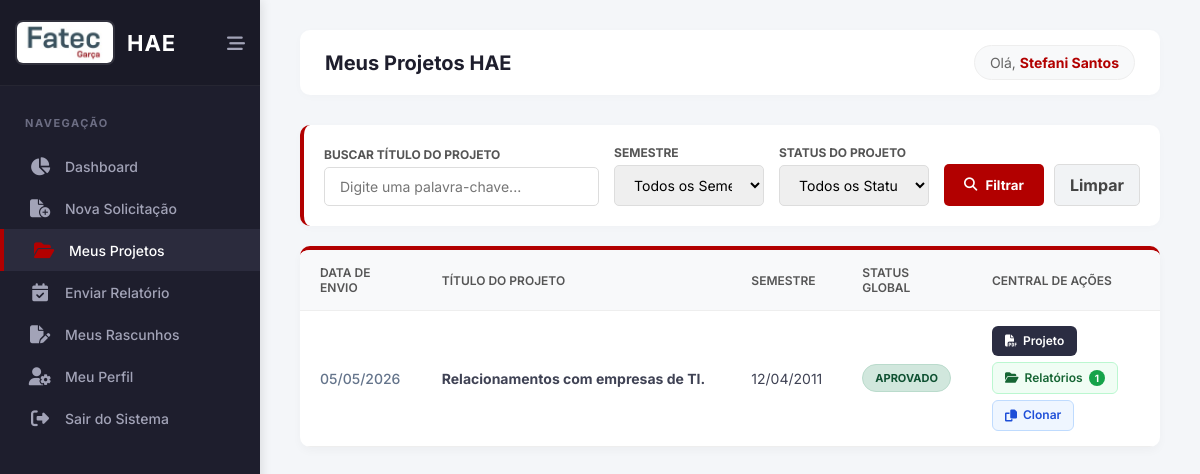
Page /meus_projetos.php (signed in) on the earlier database version.
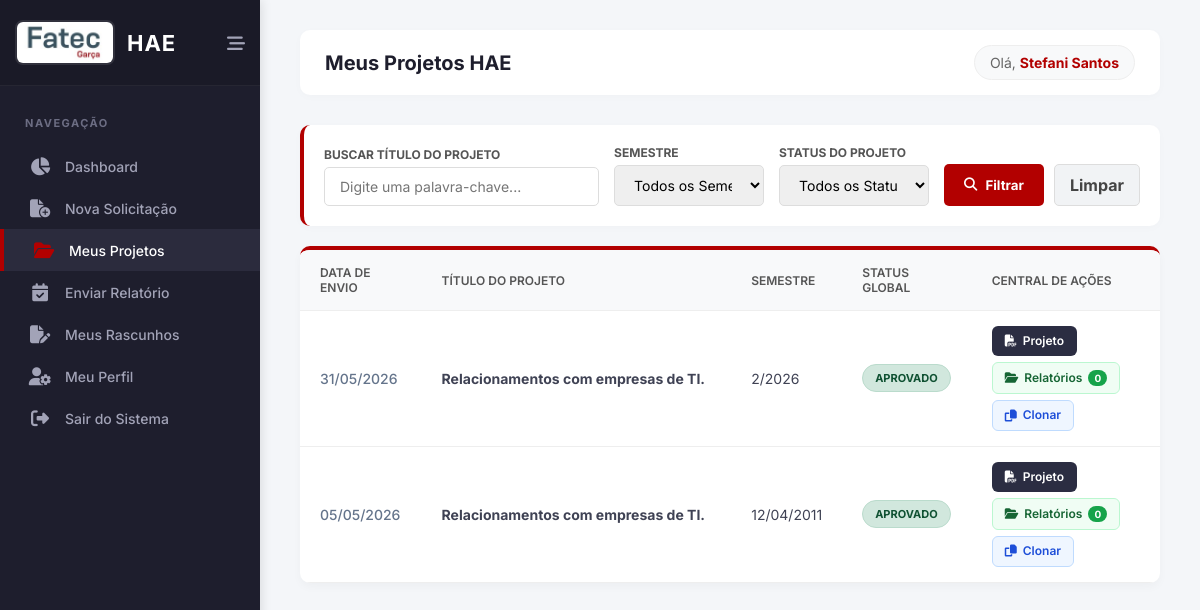
Same page on the later database version.
### tables this page shows
CREATE TABLE `solicitacoes_hae` (
  `id` int(11) NOT NULL,
  `professor_id` int(11) NOT NULL,
  `coordenador_alvo_id` int(11) DEFAULT NULL,
  `coordenador_indicado_id` int(11) DEFAULT NULL,
  `coordenador_id` int(11) DEFAULT NULL,
  `diretor_id` int(11) DEFAULT NULL,
  `parecer_coordenador` text DEFAULT NULL,
  `data_aprovacao_coordenador` date DEFAULT NULL,
  `data_parecer_coordenador` date DEFAULT NULL,
  `semestre` varchar(10) NOT NULL,
  `quantidade_horas` int(11) NOT NULL,
  `horas_aprovadas` int(11) DEFAULT NULL,
  `titulo_projeto` varchar(150) NOT NULL,
  `projeto_anterior` tinyint(1) DEFAULT 0,
  `nome_projeto_anterior` varchar(150) DEFAULT NULL,
  `objetivos_escola` text DEFAULT NULL,
  `horas_aula` int(11) NOT NULL,
  `horas_atividade` int(11) NOT NULL,
  `horas_especificas` int(11) NOT NULL,
  `total_semanal` int(11) NOT NULL,
  `total_mensal` int(11) NOT NULL,
  `categoria` varchar(255) NOT NULL,
  `justificativa` text NOT NULL,
  `objetivo` text NOT NULL,
  `metodologia` text NOT NULL,
  `envolvidos` text NOT NULL,
  `recursos_necessarios` set('Financeiro','Físico','Humano') NOT NULL,
  `detalhamento_recursos` text DEFAULT NULL,
  `cronograma` text NOT NULL,
  `resultados_esperados` text NOT NULL,
  `status_aprovacao` enum('Pendente','Aprovado','Rejeitado') DEFAULT 'Pendente',
  `status_coordenador` varchar(20) DEFAULT 'Pendente',
  `status_diretor` varchar(20) DEFAULT 'Pendente',
  `parecer_diretor` text DEFAULT NULL,
  `data_aprovacao_diretor` date DEFAULT NULL,
  `assinatura_coordenador` varchar(255) DEFAULT NULL,
  `assinatura_diretor` varchar(255) DEFAULT NULL,
  `data_criacao` timestamp NOT NULL DEFAULT current_timestamp()
);

### meus_projetos.php (the view, shortened to what the changed rows need)
<?php
require 'config/conexao.php';
$usuario_id = $_SESSION['usuario_id'];
$meses = [1 => 'Janeiro', 2 => 'Fevereiro', 3 => 'Março', 4 => 'Abril', 5 => 'Maio', 6 => 'Junho', 7 => 'Julho', 8 => 'Agosto', 9 => 'Setembro', 10 => 'Outubro', 11 => 'Novembro', 12 => 'Dezembro'];
$where = ["professor_id = ?"];
$params = [$usuario_id];
$sql_proj = "SELECT * FROM solicitacoes_hae WHERE " . implode(" AND ", $where) . " ORDER BY data_criacao DESC";
$stmt_proj = $pdo->prepare($sql_proj);
$stmt_proj->execute($params);
$projetos_total = $stmt_proj->fetchAll(PDO::FETCH_ASSOC);
$limite_por_pagina = 10;
$pagina_atual_pag = isset($_GET['pagina']) ? (int) $_GET['pagina'] : 1;
$offset = ($pagina_atual_pag - 1) * $limite_por_pagina;
$projetos = array_slice($projetos_total, $offset, $limite_por_pagina);
$sql_rel = "SELECT r.* FROM relatorios_hae r
            JOIN solicitacoes_hae s ON r.solicitacao_id = s.id
            WHERE s.professor_id = ? AND r.status = 'Publicado'
            ORDER BY r.ano_referencia DESC, r.mes_referencia DESC";
$stmt_rel = $pdo->prepare($sql_rel);
$stmt_rel->execute([$usuario_id]);
$relatorios_raw = $stmt_rel->fetchAll(PDO::FETCH_ASSOC);
$relatorios_por_projeto = [];
foreach ($relatorios_raw as $r) {
    $relatorios_por_projeto[$r['solicitacao_id']][] = [
        'id' => $r['id'],
        'periodo' => $meses[(int)$r['mes_referencia']] . '/' . $r['ano_referencia'],
        'data_envio' => date('d/m/Y \à\s H:i', strtotime($r['data_envio']))
    ];
}
?>
<!DOCTYPE html>
<html lang="pt-BR">
<head>
    <link rel="stylesheet" href="assets/css/painel.css">
    <link rel="stylesheet" href="https://cdnjs.cloudflare.com/ajax/libs/font-awesome/6.4.0/css/all.min.css">
</head>
<body>
    <aside class="sidebar" id="sidebar">
        <div class="sidebar-header">
            <a href="painel.php" class="brand">
                <h2 class="brand-text">HAE</h2>
            </a>
        </div>
    </aside>
    <main class="main-content">
        <header class="header">
            <div class="header-top">
                <h1>Meus Projetos HAE</h1>
            </div>
        </header>
        <div class="card-table">
            <div style="overflow-x: auto;">
                <table>
                    <thead>
                        <tr>
                            <th>Data de Envio</th>
                            <th style="width: 36%;">Título do Projeto</th>
                            <th>Semestre</th>
                            <th>Status Global</th>
                            <th>Central de Ações</th>
                        </tr>
                    </thead>
                    <tbody>
                        <?php if (count($projetos) > 0): ?>
                            <?php foreach ($projetos as $proj): ?>
                                <?php
                                $badge_class = 'badge-pendente';
                                if ($proj['status_aprovacao'] == 'Aprovado') $badge_class = 'badge-aprovado';
                                $titulo_exibicao = preg_replace('/\s*-\s*v\d+\.\d+\s*$/i', '', $proj['titulo_projeto']);
                                $qtd_relatorios = isset($relatorios_por_projeto[$proj['id']]) ? count($relatorios_por_projeto[$proj['id']]) : 0;
                                ?>
                                <tr class="linha-projeto">
                                    <td><span style="color: #64748b; font-weight: 500;"><?php echo date('d/m/Y', strtotime($proj['data_criacao'])); ?></span></td>
                                    <td><strong><?php echo htmlspecialchars($titulo_exibicao); ?></strong></td>
                                    <td><?php echo htmlspecialchars($proj['semestre']); ?></td>
                                    <td><span class="badge <?php echo $badge_class; ?>"><?php echo $proj['status_aprovacao']; ?></span></td>
                                    <td>
                                        <div class="actions-wrapper">
                                            <a href="documento_hae.php?id=<?php echo $proj['id']; ?>" target="_blank" class="btn-action btn-pdf" title="Abrir PDF da Solicitação">
                                                <i class="fa-solid fa-file-pdf"></i> Projeto
                                            </a>
                                            <button type="button" class="btn-action btn-relatorios"
                                                data-id="<?php echo $proj['id']; ?>"
                                                data-titulo="<?php echo htmlspecialchars($titulo_exibicao, ENT_QUOTES, 'UTF-8'); ?>"
                                                data-semestre="<?php echo htmlspecialchars($proj['semestre'], ENT_QUOTES, 'UTF-8'); ?>"
                                                data-status="<?php echo $proj['status_aprovacao']; ?>"
                                                onclick="abrirModalRelatorios(this)" title="Consultar relatórios mensais deste projeto">
                                                <i class="fa-solid fa-folder-open"></i> Relatórios
                                                <span class="count-pill"><?php echo $qtd_relatorios; ?></span>
                                            </button>
                                            <?php if ($proj['status_aprovacao'] == 'Aprovado'): ?>
                                                <a href="nova_solicitacao.php?clone_id=<?php echo $proj['id']; ?>" class="btn-action btn-clone" title="Reaproveitar este projeto para um novo semestre">
                                                    <i class="fa-solid fa-copy"></i> Clonar
                                                </a>
                                            <?php endif; ?>
                                        </div>
                                    </td>
                                </tr>
                            <?php endforeach; ?>
                        <?php else: ?>
                            <tr><td colspan="5" style="text-align:center; padding: 40px; color: #888;">Nenhum projeto encontrado com estes filtros.</td></tr>
                        <?php endif; ?>
                    </tbody>
                </table>
            </div>
        </div>
    </main>
</body>
</html>

Differences in the rows shown:
added solicitacoes_hae: data_criacao "31/05/2026", titulo_projeto "Relacionamentos com empresas de TI.", semestre "2/2026", status_aprovacao "APROVADO", id "0"
changed solicitacoes_hae (number 2 of 2 on the later page): id "1" → "0"
